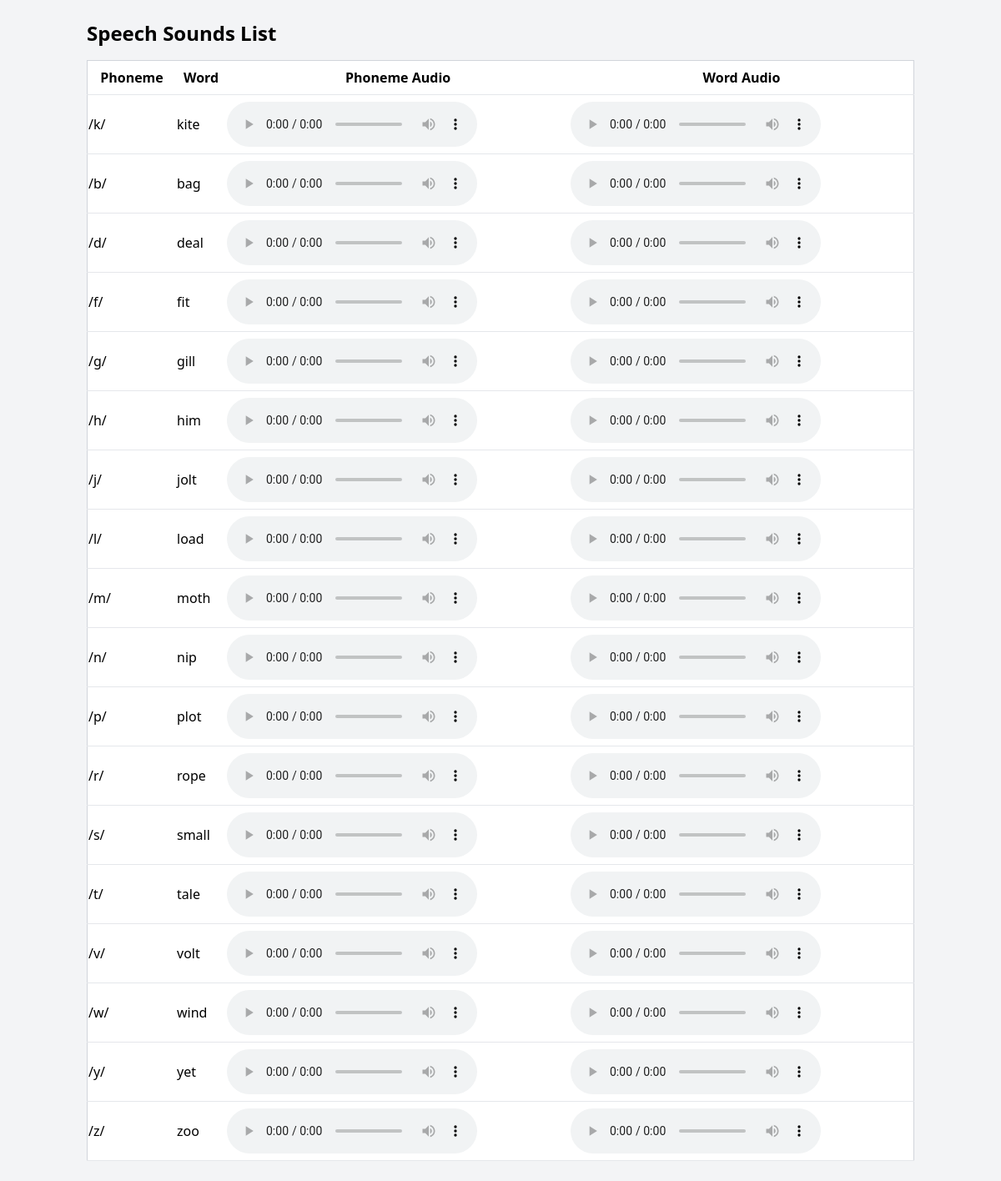
Page /joe/ on the committed database.
### myapp/models.py (models this page shows, shortened)
class SpeechSound(models.Model):
    phoneme = models.CharField(max_length=10)  # Field to store phoneme
    word = models.CharField(max_length=100)     # Field to store the corresponding word
    sound_phoneme = models.FileField(upload_to='phonemes/sounds/', blank=True)  # Audio file for phoneme
    sound_word = models.FileField(upload_to='phonemes/sounds/', blank=True)     # Audio file for word

### myapp/views.py (the view)
# urls.py: path('joe/', speech_sound_list, name='speech_sound_list'),
def speech_sound_list(request):
    speech_sounds = SpeechSound.objects.all()
    return render(request, 'myapp/speechsound_list.html', {'speech_sounds': speech_sounds})

### myapp/templates/myapp/speechsound_list.html (shortened to what this page needs)
<!DOCTYPE html>
<html lang="en">
<head>
    <link href="https://cdn.jsdelivr.net/npm/tailwindcss@2.2.19/dist/tailwind.min.css" rel="stylesheet">
</head>
<body class="bg-gray-100">
    <div class="container mx-auto px-4 py-6">
        <h1 class="text-2xl font-bold mb-4">Speech Sounds List</h1>
        <table class="min-w-full bg-white border border-gray-300">
            <thead>
                <tr>
                    <th class="py-2 border-b">Phoneme</th>
                    <th class="py-2 border-b">Word</th>
                    <th class="py-2 border-b">Phoneme Audio</th>
                    <th class="py-2 border-b">Word Audio</th>
                </tr>
            </thead>
            <tbody>
                {% for sound in speech_sounds %}
                <tr class="hover:bg-gray-100">
                    <td class="py-2 border-b">{{ sound.phoneme }}</td>
                    <td class="py-2 border-b">{{ sound.word }}</td>
                    <td class="py-2 border-b">
                        {% if sound.sound_phoneme %}
                            <audio controls>
                                <source src="{{ sound.sound_phoneme.url }}" type="audio/mpeg">
                            </audio>
                        {% else %}
                            No audio
                        {% endif %}
                    </td>
                    <td class="py-2 border-b">
                        {% if sound.sound_word %}
                            <audio controls>
                                <source src="{{ sound.sound_word.url }}" type="audio/mpeg">
                            </audio>
                        {% else %}
                            No audio
                        {% endif %}
                    </td>
                </tr>
                {% endfor %}
            </tbody>
        </table>
    </div>
</body>
</html>

### rows in the picture
SpeechSound: phoneme "/k/", word "kite"
SpeechSound: phoneme "/b/", word "bag"
SpeechSound: phoneme "/d/", word "deal"
SpeechSound: phoneme "/f/", word "fit"
SpeechSound: phoneme "/g/", word "gill"
SpeechSound: phoneme "/h/", word "him"
SpeechSound: phoneme "/j/", word "jolt"
SpeechSound: phoneme "/l/", word "load"
SpeechSound: phoneme "/m/", word "moth"
SpeechSound: phoneme "/n/", word "nip"
SpeechSound: phoneme "/p/", word "plot"
SpeechSound: phoneme "/r/", word "rope"
SpeechSound: phoneme "/s/", word "small"
SpeechSound: phoneme "/t/", word "tale"
SpeechSound: phoneme "/v/", word "volt"
SpeechSound: phoneme "/w/", word "wind"
SpeechSound: phoneme "/y/", word "yet"
SpeechSound: phoneme "/z/", word "zoo"
